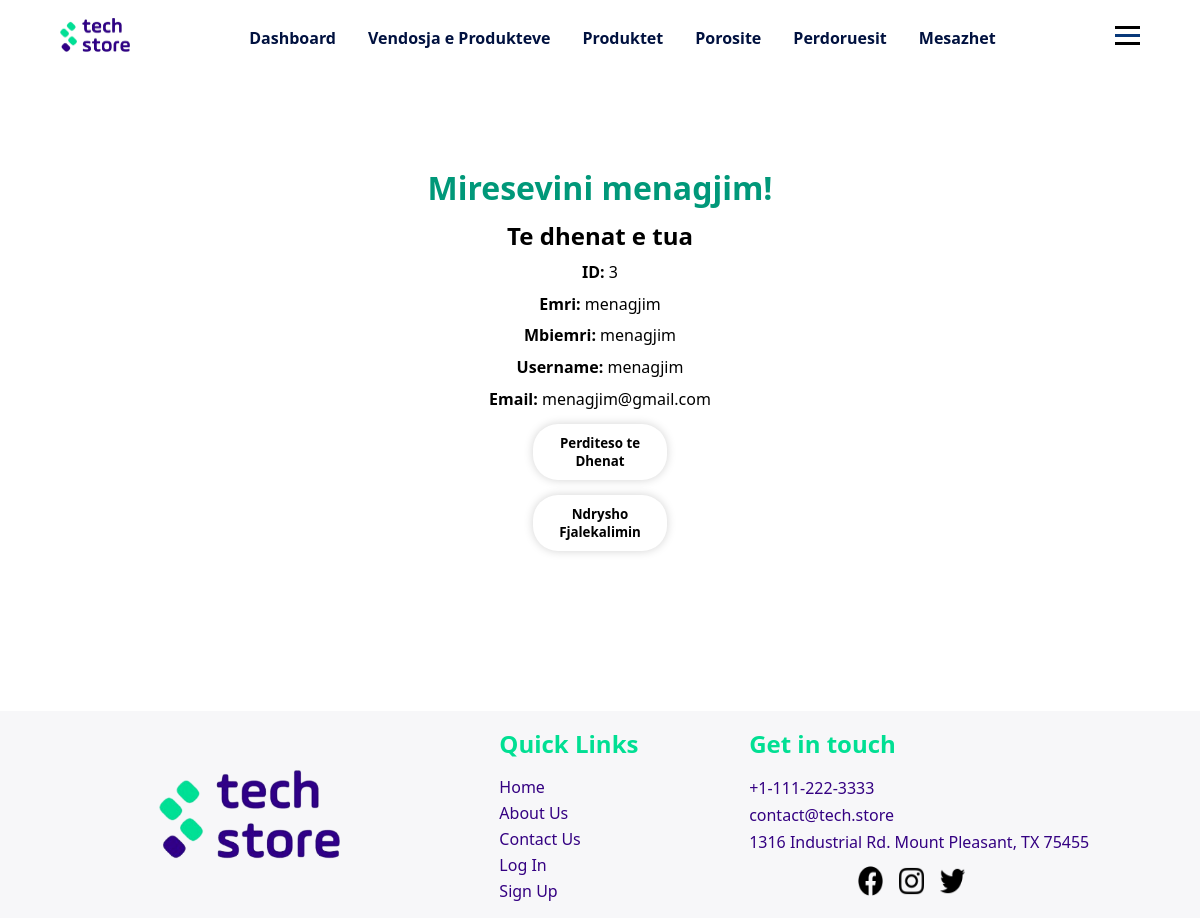
/php/userPages/userDashboard.php (signed in), run on an earlier commit of the app's database.
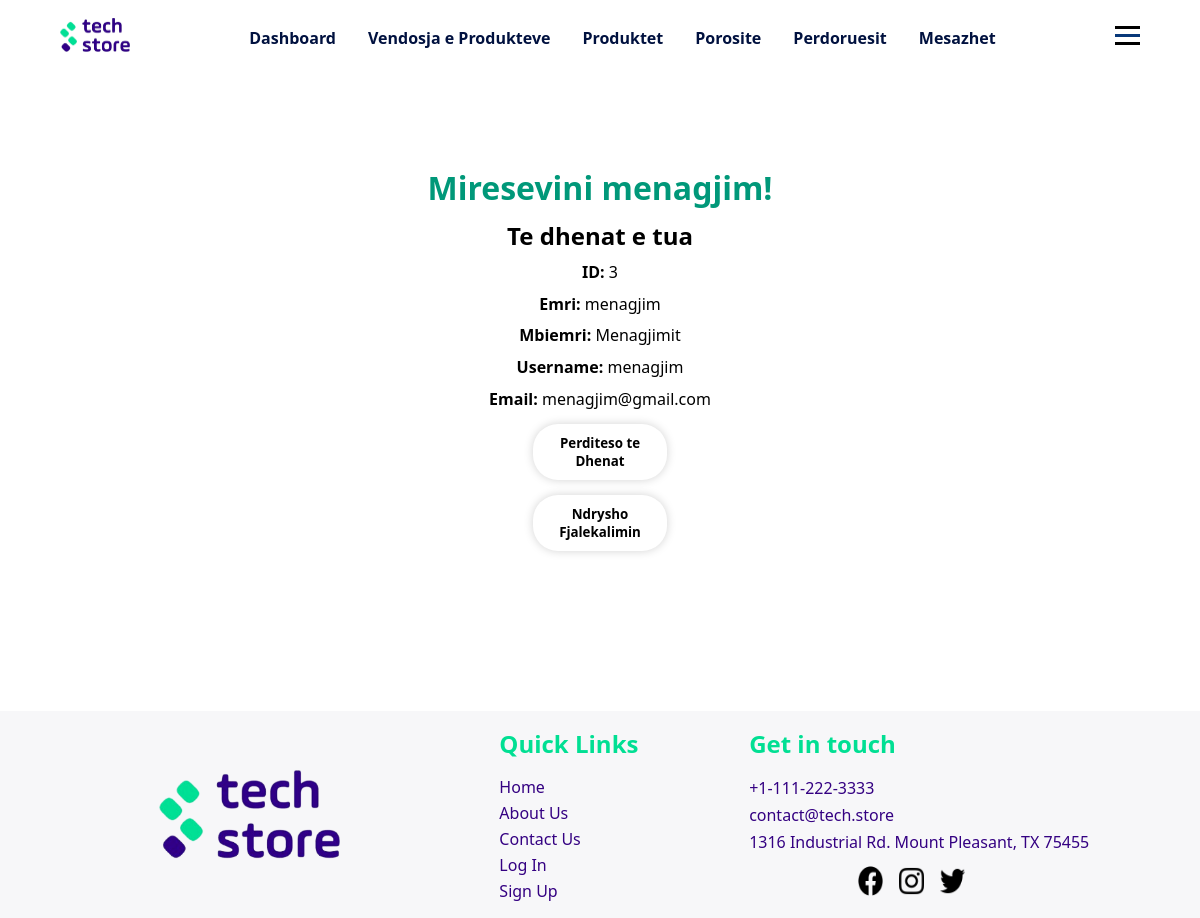
And on a later commit of the database.
### tables this page shows
CREATE TABLE `user` (
  `userID` int(11) NOT NULL,
  `emri` varchar(20) NOT NULL,
  `mbiemri` varchar(30) DEFAULT NULL,
  `username` varchar(20) NOT NULL,
  `email` varchar(50) DEFAULT NULL,
  `password` varchar(50) NOT NULL,
  `aksesi` int(1) NOT NULL DEFAULT 0
);

### php/db/dbcon.php (called while the page is built)
<?php
class dbCon
{
    private $conn = '';
    private $hostiIDB = 'localhost';
    private $emriDB = 'techstoredb';
    private $dbUsername = 'root';
    private $dbPass = '';
    public function connDB()
    {
        try {
            $this->conn = new PDO(
                "mysql:host=$this->hostiIDB;dbname=$this->emriDB", $this->dbUsername, $this->dbPass,
                [PDO::ATTR_DEFAULT_FETCH_MODE => PDO::FETCH_ASSOC]
            );
        } catch (PDOException $pdoe) {
            die("Nuk mund të lidhej me bazën e të dhënave {$this->emriDB} :" . $pdoe->getMessage());
        }
        return $this->conn;
    }
}
?>

### php/CRUD/userCRUD.php (called while the page is built, shortened)
<?php
require_once('../db/dbcon.php');
class userCRUD extends dbCon
{
    private $userID;
    private $dbConn;
    public function __construct($userID = '', $emri = '', $mbiemri = '', $username = '', $email = '', $password = '', $aksesi = '')
    {
        $this->userID = $userID;
        $this->dbConn = $this->connDB();
    }
    public function setUserID($userID)
    {
        $this->userID = $userID;
    }
    public function shfaqSipasID()
    {
        try {
            $sql = 'SELECT * from user WHERE userID = ?';
            $stm = $this->dbConn->prepare($sql);
            $stm->execute([$this->userID]);
            return $stm->fetch();
        } catch (Exception $e) {
            return $e->getMessage();
        }
    }
}
?>

### php/userPages/userDashboard.php (the view, shortened to what this page needs)
<?php
require_once('../CRUD/userCRUD.php');
$userCRUD = new userCRUD();
?>
<!DOCTYPE html>
<html lang="en">
<head>
  <link rel="stylesheet" href="../../css/adminDashboard.css">
  <link rel="stylesheet" href="../../css/mesazhetStyle.css">
</head>
<body>
  <?php include '../design/header.php' ?>
  <div class="containerDashboard">
    <h1 class="titulliPershkrim">Miresevini
      <?php echo $_SESSION['name'] ?>!
    </h1>
    <h2>Te dhenat e tua</h2>
    <?php
    $userCRUD->setUserID($_SESSION['userID']);
    $useri = $userCRUD->shfaqSipasID();
    echo '
        <p><strong>ID:</strong> ' . ($useri['userID']) . '</p>
        <p><strong>Emri:</strong> ' . ($useri['emri']) . '</p>
        <p><strong>Mbiemri:</strong> ' . ($useri['mbiemri']) . '</p>
        <p><strong>Username:</strong> ' . ($useri['username']) . '</p>
        <p><strong>Email:</strong> ' . ($useri['email']) . '</p>
        <a href="../funksione/perditesoTeDhenat.php?userID=' . $useri['userID'] . '"><button class="button">Perditeso te Dhenat</button></a>
        <a href="../funksione/ndryshoPass.php?userID=' . $useri['userID'] . '"><button class="button">Ndrysho Fjalekalimin</button></a>
      ';
    ?>
  </div>
  <?php include '../design/footer.php';
  include_once '../funksione/importimiScriptave.php'?>
</body>
</html>

### php/design/header.php (shortened to what this page needs)
<!DOCTYPE html>
<html lang="en">
<head>
    <link rel="stylesheet" href="../../css/header.css" />
</head>
<body>
    <header>
        <nav class="nav">
            <a class="logo" href="../pages/index.php"><img src="../../img/web/techstoreLogoWhiteSquare.png" alt=""></a>
            <ul class="nav-links">
                <?php
                if ($_SESSION['aksesi'] != 0) {
                    echo '
                        <li class="nav-item">
                        <a href="../userPages/userDashboard.php">Dashboard</a>
                        <span class="line"></span>
                    </li>
                    <li class="nav-item">
                        <a href="../admin/shtoProdukt.php">Vendosja e Produkteve</a>
                        <span class="line"></span>
                    </li>
                    <li class="nav-item">
                        <a href="../admin/produktet.php">Produktet</a>
                        <span class="line"></span>
                    </li>
                    <li class="nav-item">
                        <a href="../admin/porositNgaKlientet.php">Porosite</a>
                        <span class="line"></span>
                    </li>
                    <li class="nav-item">
                        <a href="../admin/perdoruesit.php">Perdoruesit</a>
                        <span class="line"></span>
                    </li>
                    <li class="nav-item">
                        <a href="../admin/shfaqMesazhet.php">Mesazhet</a>
                        <span class="line"></span>
                    </li>';
                }
                ?>
            </ul>
            <div class="hamburger">
                <span class="hamIkona"></span>
                <span class="hamIkona"></span>
                <span class="hamIkona"></span>
            </div>
        </nav>
    </header>
</body>
</html>

### php/design/footer.php (shortened to what this page needs)
<!DOCTYPE html>
<html lang="en">
<head>
  <link rel="stylesheet" href="../../css/footer.css">
</head>
<body>
  <footer>
    <div class="footer">
      <div class="footer-logo">
        <img src="../../img/web/techstoreLogoWhiteSquare.png" alt="">
      </div>
      <div class="footer-nav">
        <h2 class="footer-nav-title">Quick Links</h2>
        <ul>
          <li><a href="../pages/index.php">Home</a></li>
          <li><a href="../pages/aboutUs.php">About Us</a></li>
          <li><a href="../pages/contactForm.php">Contact Us</a></li>
          <li><a href="../pages/login.php">Log In</a></li>
          <li><a href="../pages/signup.php">Sign Up</a></p>
        </ul>
      </div>
      <div class="footer-contact">
        <h2 class="footer-nav-title">Get in touch</h2>
        <ul>
          <li><a href="tel:+11112223333">+1-111-222-3333</a></li>
          <li><a href="mailto:contact@tech.store">contact@tech.store</a></li>
          <li>1316 Industrial Rd. Mount Pleasant, TX 75455</li>
        </ul>
        <div class="footer-social-icons">
          <a href="https://facebook.com"><img src="../../img/web/social-link-icons/facebook.png" alt=""></a>
          <a href="https://instagram.com"><img src="../../img/web/social-link-icons/instagram.png" alt=""></a>
          <a href="https://twitter.com"><img src="../../img/web/social-link-icons/twitter.png" alt=""></a>
        </div>
      </div>
    </div>
  </footer>
</body>
</html>

### css/adminDashboard.css (style rules this page uses)
.containerDashboard { display: flex; justify-content: center; align-items: center; flex-direction: column; padding-bottom: 5em; margin-top: 2em; gap: 0.6em; }
.titulliPershkrim { display: flex; flex-direction: column; color: #009879; text-align: center; margin-top: 2em; }
.button { border: none; box-shadow: 0 0 10px #d3d3d3; background-color: white; color: black; padding: 10px; width: 10em; border-radius: 25px; cursor: pointer; font-weight: 600; }
img { width: 25px; }

### css/header.css (style rules this page uses)
header { position: sticky; top: 0; width: 100%; padding: 0 5%; display: flex; justify-content: space-evenly; align-items: center; background-color: white; z-index: 2000; }
.nav { display: flex; align-items: center; width: 100%; min-height: 70px; justify-content: space-between; }
.nav ul li { display: flex; justify-content: center; align-items: center; position: relative; }
.logo img { width: 70px; aspect-ratio: 3/2; object-fit: contain; }
.nav-links { display: flex; align-items: center; justify-content: center; gap: 2em; }
.nav-links a { color: #00113f; font-weight: 600; }
.hamburger { display: block; cursor: pointer; }
.hamIkona { display: block; width: 25px; height: 3px; margin: 5px auto; -webkit-transition: all 0.3s ease; transition: all 0.3s ease; background-color: black; }
.hamIkona:nth-child(2) { background-color: #073879; }

### css/footer.css (style rules this page uses)
footer { display: flex; flex-direction: column; align-items: center; flex-wrap: wrap; background-color: #f7f7f9; margin-top: 5em; }
.footer { display: flex; justify-content: space-evenly; align-items: center; flex-wrap: wrap; width: 100%; height: fit-content; margin-top: 1em; margin-bottom: 1em; }
.footer-logo { display: flex; justify-content: center; align-items: center; }
.footer-logo img { width: 65%; aspect-ratio: 3/2; object-fit: contain; margin-top: 1em; margin-bottom: 1em; }
.footer-nav { display: flex; flex-direction: column; }
.footer-nav-title { color: #01df93; margin-bottom: 0.5em; }
.footer-nav li, a { list-style: none; color: #340182; padding-top: 4px; }
.footer-contact { display: flex; flex-direction: column; }
.footer-contact li, a { list-style: none; color: #340182; padding-top: 5px; }
.footer-social-icons { display: flex; align-items: center; justify-content: center; flex-wrap: wrap; margin-right: 2em; }
.footer-social-icons img { margin-top: 0.5em; margin-left: 1em; height: 30px; }

What changed in the data, as far as the page shows it:
changed user "menagjim": mbiemri "menagjim" → "Menagjimit"
